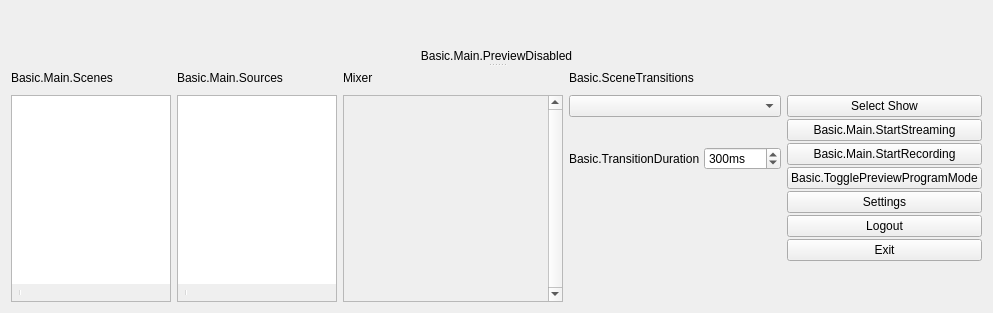
  <widget class="QWidget" name="centralwidget">
   <layout class="QHBoxLayout" name="horizontalLayout">
    <item>
     <widget class="QSplitter" name="mainSplitter">
      <property name="orientation">
       <enum>Qt::Vertical</enum>
      </property>
      <property name="childrenCollapsible">
       <bool>false</bool>
      </property>
      <widget class="QWidget" name="verticalLayoutWidget_7">
       <layout class="QVBoxLayout" name="verticalLayout_14">
        <item>
         <layout class="QHBoxLayout" name="previewLayout">
          <property name="spacing">
           <number>2</number>
          </property>
          <item>
           <layout class="QVBoxLayout" name="previewTextLayout">
            <property name="spacing">
             <number>4</number>
            </property>
            <item>
             <widget class="OBSBasicPreview" name="preview" native="true">
              <property name="sizePolicy">
               <sizepolicy hsizetype="Expanding" vsizetype="Expanding">
                <horstretch>0</horstretch>
                <verstretch>0</verstretch>
               </sizepolicy>
              </property>
              <property name="minimumSize">
               <size>
                <width>32</width>
                <height>32</height>
               </size>
              </property>
              <property name="focusPolicy">
               <enum>Qt::ClickFocus</enum>
              </property>
              <property name="contextMenuPolicy">
               <enum>Qt::CustomContextMenu</enum>
              </property>
             </widget>
            </item>
           </layout>
          </item>
         </layout>
        </item>
        <item>
         <widget class="QLabel" name="previewDisabledLabel">
          <property name="sizePolicy">
           <sizepolicy hsizetype="Expanding" vsizetype="Expanding">
            <horstretch>0</horstretch>
            <verstretch>0</verstretch>
           </sizepolicy>
          </property>
          <property name="contextMenuPolicy">
           <enum>Qt::CustomContextMenu</enum>
          </property>
          <property name="text">
           <string>Basic.Main.PreviewDisabled</string>
          </property>
          <property name="alignment">
           <set>Qt::AlignCenter</set>
          </property>
         </widget>
        </item>
       </layout>
      </widget>
      <widget class="QWidget" name="gridLayoutWidget_2">
       <layout class="QGridLayout" name="gridLayout_2">
        <item row="1" column="4">
         <layout class="QVBoxLayout" name="buttonsVLayout">
          <property name="spacing">
           <number>2</number>
          </property>
          <item>
           <widget class="QPushButton" name="selectShowButton">
            <property name="enabled">
             <bool>true</bool>
            </property>
            <property name="sizePolicy">
             <sizepolicy hsizetype="Preferred" vsizetype="Fixed">
              <horstretch>0</horstretch>
              <verstretch>0</verstretch>
             </sizepolicy>
            </property>
            <property name="text">
             <string>Select Show</string>
            </property>
            <property name="checkable">
             <bool>false</bool>
            </property>
           </widget>
          </item>
          <item>
           <widget class="QPushButton" name="streamButton">
            <property name="enabled">
             <bool>true</bool>
            </property>
            <property name="sizePolicy">
             <sizepolicy hsizetype="Preferred" vsizetype="Fixed">
              <horstretch>0</horstretch>
              <verstretch>0</verstretch>
             </sizepolicy>
            </property>
            <property name="text">
             <string>Basic.Main.StartStreaming</string>
            </property>
            <property name="checkable">
             <bool>false</bool>
            </property>
           </widget>
          </item>
          <item>
           <widget class="QPushButton" name="recordButton">
            <property name="enabled">
             <bool>true</bool>
            </property>
            <property name="sizePolicy">
             <sizepolicy hsizetype="Preferred" vsizetype="Fixed">
              <horstretch>0</horstretch>
              <verstretch>0</verstretch>
             </sizepolicy>
            </property>
            <property name="minimumSize">
             <size>
              <width>130</width>
              <height>0</height>
             </size>
            </property>
            <property name="text">
             <string>Basic.Main.StartRecording</string>
            </property>
           </widget>
          </item>
          <item>
           <widget class="QPushButton" name="modeSwitch">
            <property name="text">
             <string>Basic.TogglePreviewProgramMode</string>
            </property>
            <property name="checkable">
             <bool>true</bool>
            </property>
           </widget>
          </item>
          <item>
           <widget class="QPushButton" name="settingsButton">
            <property name="sizePolicy">
             <sizepolicy hsizetype="Preferred" vsizetype="Fixed">
              <horstretch>0</horstretch>
              <verstretch>0</verstretch>
             </sizepolicy>
            </property>
            <property name="text">
             <string>Settings</string>
            </property>
           </widget>
          </item>
          <item>
           <widget class="QPushButton" name="logoutButton">
            <property name="sizePolicy">
             <sizepolicy hsizetype="Preferred" vsizetype="Fixed">
              <horstretch>0</horstretch>
              <verstretch>0</verstretch>
             </sizepolicy>
            </property>
            <property name="text">
             <string>Logout</string>
            </property>
            <property name="checkable">
             <bool>false</bool>
            </property>
           </widget>
          </item>
          <item>
           <widget class="QPushButton" name="exitButton">
            <property name="sizePolicy">
             <sizepolicy hsizetype="Preferred" vsizetype="Fixed">
              <horstretch>0</horstretch>
              <verstretch>0</verstretch>
             </sizepolicy>
            </property>
            <property name="text">
             <string>Exit</string>
            </property>
           </widget>
          </item>
          <item>
           <spacer name="expVSpacer_2">
            <property name="orientation">
             <enum>Qt::Vertical</enum>
            </property>
            <property name="sizeHint" stdset="0">
             <size>
              <width>0</width>
              <height>0</height>
             </size>
            </property>
           </spacer>
          </item>
         </layout>
        </item>
        <item row="1" column="2">
         <widget class="VScrollArea" name="scrollArea">
          <property name="minimumSize">
           <size>
            <width>220</width>
            <height>0</height>
           </size>
          </property>
          <property name="frameShape">
           <enum>QFrame::StyledPanel</enum>
          </property>
          <property name="frameShadow">
           <enum>QFrame::Sunken</enum>
          </property>
          <property name="verticalScrollBarPolicy">
           <enum>Qt::ScrollBarAlwaysOn</enum>
          </property>
          <property name="horizontalScrollBarPolicy">
           <enum>Qt::ScrollBarAlwaysOff</enum>
          </property>
          <property name="widgetResizable">
           <bool>true</bool>
          </property>
          <widget class="QWidget" name="volumeWidgets">
           <property name="geometry">
            <rect>
             <x>0</x>
             <y>0</y>
             <width>201</width>
             <height>16</height>
            </rect>
           </property>
           <property name="sizePolicy">
            <sizepolicy hsizetype="Preferred" vsizetype="Maximum">
             <horstretch>0</horstretch>
             <verstretch>0</verstretch>
            </sizepolicy>
           </property>
           <layout class="QVBoxLayout" name="verticalLayout_18">
            <property name="spacing">
             <number>0</number>
            </property>
            <property name="leftMargin">
             <number>0</number>
            </property>
            <property name="topMargin">
             <number>0</number>
            </property>
            <property name="rightMargin">
             <number>0</number>
            </property>
            <property name="bottomMargin">
             <number>0</number>
            </property>
           </layout>
          </widget>
         </widget>
        </item>
        <item row="1" column="0">
         <layout class="QVBoxLayout" name="scenesVLayout">
          <property name="spacing">
           <number>0</number>
          </property>
          <item>
           <widget class="QFrame" name="scenesFrame">
            <property name="sizePolicy">
             <sizepolicy hsizetype="Expanding" vsizetype="Expanding">
              <horstretch>0</horstretch>
              <verstretch>0</verstretch>
             </sizepolicy>
            </property>
            <property name="minimumSize">
             <size>
              <width>160</width>
              <height>0</height>
             </size>
            </property>
            <property name="maximumSize">
             <size>
              <width>260</width>
              <height>16777215</height>
             </size>
            </property>
            <property name="frameShape">
             <enum>QFrame::StyledPanel</enum>
            </property>
            <property name="frameShadow">
             <enum>QFrame::Sunken</enum>
            </property>
            <layout class="QVBoxLayout" name="verticalLayout_11">
             <property name="spacing">
              <number>0</number>
             </property>
             <property name="leftMargin">
              <number>0</number>
             </property>
             <property name="topMargin">
              <number>0</number>
             </property>
             <property name="rightMargin">
              <number>0</number>
             </property>
             <property name="bottomMargin">
              <number>0</number>
             </property>
             <item>
              <widget class="QListWidget" name="scenes">
               <property name="sizePolicy">
                <sizepolicy hsizetype="Preferred" vsizetype="Expanding">
                 <horstretch>0</horstretch>
                 <verstretch>0</verstretch>
                </sizepolicy>
               </property>
               <property name="contextMenuPolicy">
                <enum>Qt::CustomContextMenu</enum>
               </property>
               <property name="frameShape">
                <enum>QFrame::NoFrame</enum>
               </property>
               <property name="frameShadow">
                <enum>QFrame::Plain</enum>
               </property>
               <property name="showDropIndicator" stdset="0">
                <bool>true</bool>
               </property>
               <property name="dragEnabled">
                <bool>true</bool>
               </property>
               <property name="dragDropMode">
                <enum>QAbstractItemView::InternalMove</enum>
               </property>
               <property name="defaultDropAction">
                <enum>Qt::TargetMoveAction</enum>
               </property>
               <addaction name="actionRemoveScene"/>
              </widget>
             </item>
             <item>
              <widget class="QToolBar" name="scenesToolbar">
               <property name="iconSize">
                <size>
                 <width>16</width>
                 <height>16</height>
                </size>
               </property>
               <property name="floatable">
                <bool>false</bool>
               </property>
               <addaction name="actionAddScene"/>
               <addaction name="actionRemoveScene"/>
               <addaction name="separator"/>
               <addaction name="actionSceneUp"/>
               <addaction name="actionSceneDown"/>
              </widget>
             </item>
             <item>
              <spacer name="scenesFixedSizeHSpacer">
               <property name="orientation">
                <enum>Qt::Horizontal</enum>
               </property>
               <property name="sizeType">
                <enum>QSizePolicy::Fixed</enum>
               </property>
               <property name="sizeHint" stdset="0">
                <size>
                 <width>150</width>
                 <height>0</height>
                </size>
               </property>
              </spacer>
             </item>
            </layout>
           </widget>
          </item>
         </layout>
        </item>
        <item row="0" column="1">
         <widget class="QLabel" name="sourcesLabel">
          <property name="text">
           <string>Basic.Main.Sources</string>
          </property>
         </widget>
        </item>
        <item row="0" column="2">
         <layout class="QHBoxLayout" name="mixadvHLayout">
          <property name="spacing">
           <number>2</number>
          </property>
          <item>
           <widget class="QLabel" name="mixerLabel">
            <property name="sizePolicy">
             <sizepolicy hsizetype="Maximum" vsizetype="Preferred">
              <horstretch>0</horstretch>
              <verstretch>0</verstretch>
             </sizepolicy>
            </property>
            <property name="text">
             <string>Mixer</string>
            </property>
           </widget>
          </item>
          <item>
           <widget class="QPushButton" name="advAudioProps">
            <property name="sizePolicy">
             <sizepolicy hsizetype="Maximum" vsizetype="Maximum">
              <horstretch>0</horstretch>
              <verstretch>0</verstretch>
             </sizepolicy>
            </property>
            <property name="maximumSize">
             <size>
              <width>22</width>
              <height>22</height>
             </size>
            </property>
            <property name="accessibleName">
             <string>Basic.AdvAudio</string>
            </property>
            <property name="text">
             <string notr="true"/>
            </property>
            <property name="icon">
             <iconset resource="obs.qrc">
              <normaloff>:/res/images/configuration21_16.png</normaloff>:/res/images/configuration21_16.png</iconset>
            </property>
            <property name="flat">
             <bool>true</bool>
            </property>
            <property name="themeID" stdset="0">
             <string notr="true">configIconSmall</string>
            </property>
           </widget>
          </item>
          <item>
           <spacer name="mixadvHSpacer_4">
            <property name="orientation">
             <enum>Qt::Horizontal</enum>
            </property>
            <property name="sizeHint" stdset="0">
             <size>
              <width>0</width>
              <height>0</height>
             </size>
            </property>
           </spacer>
          </item>
         </layout>
        </item>
        <item row="1" column="1">
         <layout class="QVBoxLayout" name="sourcesVLayout">
          <property name="spacing">
           <number>0</number>
          </property>
          <item>
           <widget class="QFrame" name="sourcesFrame">
            <property name="sizePolicy">
             <sizepolicy hsizetype="Expanding" vsizetype="Expanding">
              <horstretch>0</horstretch>
              <verstretch>0</verstretch>
             </sizepolicy>
            </property>
            <property name="minimumSize">
             <size>
              <width>160</width>
              <height>0</height>
             </size>
            </property>
            <property name="maximumSize">
             <size>
              <width>260</width>
              <height>16777215</height>
             </size>
            </property>
            <property name="frameShape">
             <enum>QFrame::StyledPanel</enum>
            </property>
            <property name="frameShadow">
             <enum>QFrame::Sunken</enum>
            </property>
            <layout class="QVBoxLayout" name="verticalLayout_16">
             <property name="spacing">
              <number>0</number>
             </property>
             <property name="leftMargin">
              <number>0</number>
             </property>
             <property name="topMargin">
              <number>0</number>
             </property>
             <property name="rightMargin">
              <number>0</number>
             </property>
             <property name="bottomMargin">
              <number>0</number>
             </property>
             <item>
              <widget class="SourceListWidget" name="sources">
               <property name="sizePolicy">
                <sizepolicy hsizetype="Preferred" vsizetype="Expanding">
                 <horstretch>0</horstretch>
                 <verstretch>0</verstretch>
                </sizepolicy>
               </property>
               <property name="contextMenuPolicy">
                <enum>Qt::CustomContextMenu</enum>
               </property>
               <property name="frameShape">
                <enum>QFrame::NoFrame</enum>
               </property>
               <property name="showDropIndicator" stdset="0">
                <bool>true</bool>
               </property>
               <property name="dragEnabled">
                <bool>true</bool>
               </property>
               <property name="dragDropMode">
                <enum>QAbstractItemView::InternalMove</enum>
               </property>
               <property name="defaultDropAction">
                <enum>Qt::TargetMoveAction</enum>
               </property>
               <property name="selectionMode">
                <enum>QAbstractItemView::ExtendedSelection</enum>
               </property>
               <addaction name="actionRemoveSource"/>
              </widget>
             </item>
             <item>
              <widget class="QToolBar" name="sourcesToolbar">
               <property name="iconSize">
                <size>
                 <width>16</width>
                 <height>16</height>
                </size>
               </property>
               <property name="floatable">
                <bool>false</bool>
               </property>
               <addaction name="actionAddSource"/>
               <addaction name="actionRemoveSource"/>
               <addaction name="actionSourceProperties"/>
               <addaction name="separator"/>
               <addaction name="actionSourceUp"/>
               <addaction name="actionSourceDown"/>
              </widget>
             </item>
             <item>
              <spacer name="sourcesFixedSizeHSpacer">
               <property name="orientation">
                <enum>Qt::Horizontal</enum>
               </property>
               <property name="sizeType">
                <enum>QSizePolicy::Fixed</enum>
               </property>
               <property name="sizeHint" stdset="0">
                <size>
                 <width>150</width>
                 <height>0</height>
                </size>
               </property>
              </spacer>
             </item>
            </layout>
           </widget>
          </item>
         </layout>
        </item>
        <item row="0" column="0">
         <widget class="QLabel" name="scenesLabel">
          <property name="text">
           <string>Basic.Main.Scenes</string>
          </property>
         </widget>
        </item>
        <item row="1" column="3">
         <layout class="QVBoxLayout" name="verticalLayout">
          <property name="spacing">
           <number>4</number>
          </property>
          <item>
           <widget class="QComboBox" name="transitions">
            <property name="minimumSize">
             <size>
              <width>120</width>
              <height>0</height>
             </size>
            </property>
           </widget>
          </item>
          <item>
           <layout class="QHBoxLayout" name="horizontalLayout_4">
            <property name="spacing">
             <number>4</number>
            </property>
            <item>
             <spacer name="horizontalSpacer">
              <property name="orientation">
               <enum>Qt::Horizontal</enum>
              </property>
              <property name="sizeHint" stdset="0">
               <size>
                <width>40</width>
                <height>20</height>
               </size>
              </property>
             </spacer>
            </item>
            <item>
             <widget class="QPushButton" name="transitionAdd">
              <property name="sizePolicy">
               <sizepolicy hsizetype="Maximum" vsizetype="Maximum">
                <horstretch>0</horstretch>
                <verstretch>0</verstretch>
               </sizepolicy>
              </property>
              <property name="maximumSize">
               <size>
                <width>22</width>
                <height>22</height>
               </size>
              </property>
              <property name="toolTip">
               <string>Basic.AddTransition</string>
              </property>
              <property name="accessibleName">
               <string>Basic.AddTransition</string>
              </property>
              <property name="text">
               <string notr="true"/>
              </property>
              <property name="icon">
               <iconset resource="obs.qrc">
                <normaloff>:/res/images/add.png</normaloff>:/res/images/add.png</iconset>
              </property>
              <property name="flat">
               <bool>true</bool>
              </property>
              <property name="themeID" stdset="0">
               <string notr="true">addIconSmall</string>
              </property>
             </widget>
            </item>
            <item>
             <widget class="QPushButton" name="transitionRemove">
              <property name="sizePolicy">
               <sizepolicy hsizetype="Maximum" vsizetype="Maximum">
                <horstretch>0</horstretch>
                <verstretch>0</verstretch>
               </sizepolicy>
              </property>
              <property name="maximumSize">
               <size>
                <width>22</width>
                <height>22</height>
               </size>
              </property>
              <property name="toolTip">
               <string>Basic.RemoveTransition</string>
              </property>
              <property name="accessibleName">
               <string>Basic.RemoveTransition</string>
              </property>
              <property name="text">
               <string notr="true"/>
              </property>
              <property name="icon">
               <iconset resource="obs.qrc">
                <normaloff>:/res/images/list_remove.png</normaloff>:/res/images/list_remove.png</iconset>
              </property>
              <property name="flat">
               <bool>true</bool>
              </property>
              <property name="themeID" stdset="0">
               <string notr="true">removeIconSmall</string>
              </property>
             </widget>
            </item>
            <item>
             <widget class="QPushButton" name="transitionProps">
              <property name="sizePolicy">
               <sizepolicy hsizetype="Maximum" vsizetype="Maximum">
                <horstretch>0</horstretch>
                <verstretch>0</verstretch>
               </sizepolicy>
              </property>
              <property name="maximumSize">
               <size>
                <width>22</width>
                <height>22</height>
               </size>
              </property>
              <property name="toolTip">
               <string>Basic.TransitionProperties</string>
              </property>
              <property name="accessibleName">
               <string>Basic.TransitionProperties</string>
              </property>
              <property name="text">
               <string notr="true"/>
              </property>
              <property name="icon">
               <iconset resource="obs.qrc">
                <normaloff>:/res/images/configuration21_16.png</normaloff>:/res/images/configuration21_16.png</iconset>
              </property>
              <property name="flat">
               <bool>true</bool>
              </property>
              <property name="themeID" stdset="0">
               <string notr="true">configIconSmall</string>
              </property>
             </widget>
            </item>
           </layout>
          </item>
          <item>
           <layout class="QHBoxLayout" name="horizontalLayout_3">
            <property name="spacing">
             <number>4</number>
            </property>
            <item>
             <widget class="QLabel" name="transitionDurationLabel">
              <property name="sizePolicy">
               <sizepolicy hsizetype="Maximum" vsizetype="Preferred">
                <horstretch>0</horstretch>
                <verstretch>0</verstretch>
               </sizepolicy>
              </property>
              <property name="text">
               <string>Basic.TransitionDuration</string>
              </property>
              <property name="buddy">
               <cstring>transitionDuration</cstring>
              </property>
             </widget>
            </item>
            <item>
             <widget class="QSpinBox" name="transitionDuration">
              <property name="suffix">
               <string>ms</string>
              </property>
              <property name="minimum">
               <number>2</number>
              </property>
              <property name="maximum">
               <number>10000</number>
              </property>
              <property name="singleStep">
               <number>50</number>
              </property>
              <property name="value">
               <number>300</number>
              </property>
             </widget>
            </item>
           </layout>
          </item>
          <item>
           <spacer name="verticalSpacer">
            <property name="orientation">
             <enum>Qt::Vertical</enum>
            </property>
            <property name="sizeHint" stdset="0">
             <size>
              <width>20</width>
              <height>40</height>
             </size>
            </property>
           </spacer>
          </item>
         </layout>
        </item>
        <item row="0" column="3">
         <widget class="QLabel" name="label_2">
          <property name="text">
           <string>Basic.SceneTransitions</string>
          </property>
         </widget>
        </item>
       </layout>
      </widget>
     </widget>
    </item>
   </layout>
  </widget>
